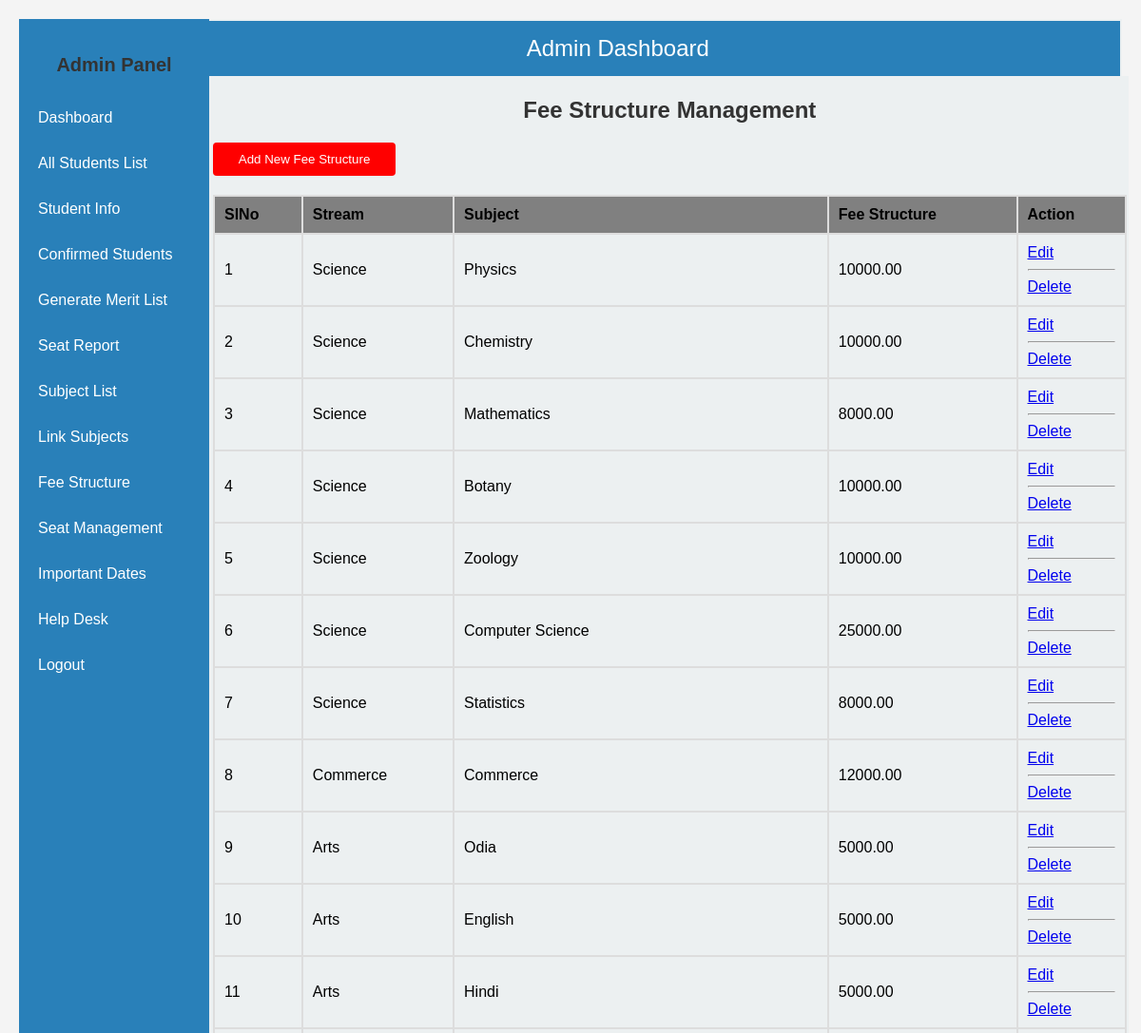
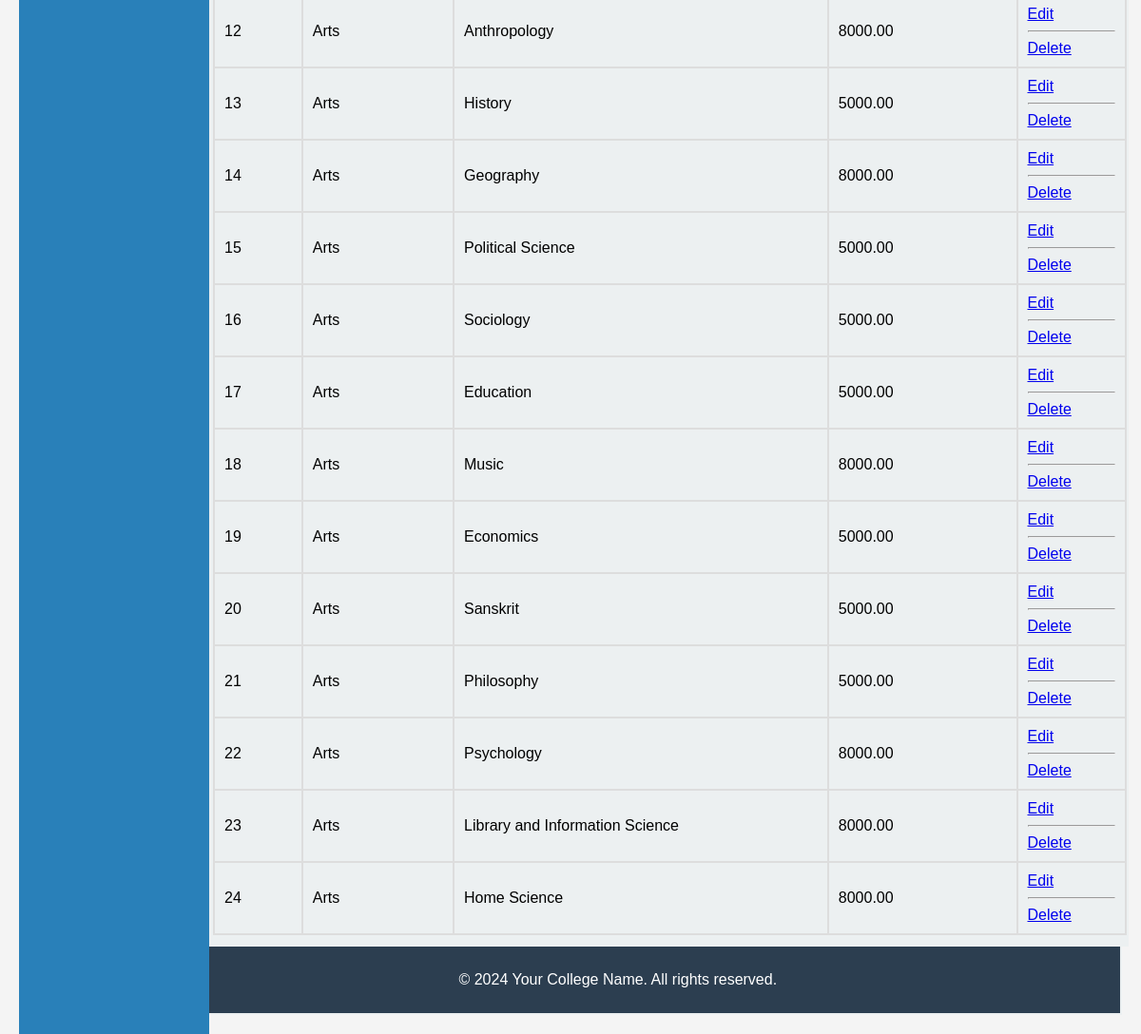
Screenshot of /admin/fee_structure.php (signed in) with the database file from the repository (2 pictures, top to bottom).
### tables this page shows
CREATE TABLE `fee_structures` (
  `id` int(11) NOT NULL,
  `stream_id` int(11) NOT NULL,
  `subject_id` int(11) NOT NULL,
  `fee_structure` decimal(10,2) NOT NULL,
  `created_at` timestamp NOT NULL DEFAULT current_timestamp(),
  `updated_at` timestamp NOT NULL DEFAULT current_timestamp() ON UPDATE current_timestamp()
);

CREATE TABLE `streams` (
  `id` int(11) NOT NULL,
  `stream_name` varchar(255) NOT NULL,
  `created_at` timestamp NOT NULL DEFAULT current_timestamp(),
  `updated_at` timestamp NOT NULL DEFAULT current_timestamp() ON UPDATE current_timestamp()
);

CREATE TABLE `subjects` (
  `id` int(11) NOT NULL,
  `subject_name` varchar(255) NOT NULL,
  `stream_id` int(11) NOT NULL,
  `created_at` timestamp NOT NULL DEFAULT current_timestamp(),
  `updated_at` timestamp NOT NULL DEFAULT current_timestamp() ON UPDATE current_timestamp()
);

### admin/fee_structure.php (the view, shortened to what this page needs)
<?php
include('header.php');
include('../db/db_connect.php');
$query = "SELECT fs.id AS fee_id, s.subject_name, st.stream_name, fs.fee_structure
          FROM fee_structures fs
          JOIN subjects s ON fs.subject_id = s.id
          JOIN streams st ON fs.stream_id = st.id";
$result = $conn->query($query);
?>
<div class="main-content">
    <h2>Fee Structure Management</h2>
	<form method="POST" action="fee_structure_add.php">
        <button type="submit">Add New Fee Structure</button>
    </form>
    <table>
        <thead>
            <tr>
                <th>SlNo</th>
                <th>Stream</th>
                <th>Subject</th>
                <th>Fee Structure</th>
                <th>Action</th>
            </tr>
        </thead>
        <tbody>
            <?php if ($result->num_rows > 0): ?>
                <?php $counter = 1; ?>
                <?php while ($row = $result->fetch_assoc()): ?>
                    <tr>
                        <td><?php echo $counter++; ?></td>
                        <td><?php echo $row['stream_name']; ?></td>
                        <td><?php echo $row['subject_name']; ?></td>
                        <td><?php echo $row['fee_structure']; ?></td>
                        <td>
                            <a href="fee_structure_edit.php?id=<?php echo $row['fee_id']; ?>">Edit</a> <hr>
                            <a href="fee_structure_delete.php?id=<?php echo $row['fee_id']; ?>" onclick="return confirm('Are you sure you want to delete this fee structure?');">Delete</a>
                        </td>
                    </tr>
                <?php endwhile; ?>
            <?php else: ?>
                <tr>
                    <td colspan="5">No fee structures found.</td>
                </tr>
            <?php endif; ?>
        </tbody>
    </table>
</div>
<?php
include('footer.php');
?>

### admin/header.php (shortened to what this page needs)
<!DOCTYPE html>
<html lang="en">
<head>
    <link rel="stylesheet" href="../css/style.css">
</head>
<body>
<div class="container">
    <div class="sidebar">
        <h2>Admin Panel</h2>
        <a href="index.php">Dashboard</a>
		<a href="all_students.php">All Students List</a>
        <a href="total_student_dashboard.php">Student Info</a>
        <a href="confirmed_student_list.php">Confirmed Students</a>
		<a href="generateMeritList.php">Generate Merit List</a>
        <a href="seat.php">Seat Report</a>
		<a href="subject_list.php">Subject List</a>
        <a href="subjectlink.php">Link Subjects</a>
        <a href="fee_structure.php">Fee Structure</a>
        <a href="seat_list.php">Seat Management</a>
        <a href="date.php">Important Dates</a>
        <a href="helpdesk.php">Help Desk</a>
        <a href="logout.php">Logout</a>
    </div>
    <div class="main-content">
        <div class="header">
            Admin Dashboard
        </div>

### admin/footer.php (shortened to what this page needs)
<div class="footer">
    <p>&copy; <?php echo date("Y"); ?> Your College Name. All rights reserved.</p>
</div>

### css/style.css (style rules this page uses)
body { margin: 0; font-family: Arial, sans-serif; }
.sidebar { width: 200px; background-color: #2980b9; color: white; display: flex; flex-direction: column; padding-top: 20px; position: fixed; height: 100%; overflow-y: auto; }
.sidebar h2 { text-align: center; font-size: 20px; margin-bottom: 20px; }
.sidebar a { text-decoration: none; color: white; padding: 15px 20px; display: block; }
.main-content { margin-left: 100px; padding: 2px; width:91% ; background-color: #ecf0f1; }
.header { background-color: #2980b9; color: white; padding: 15px; text-align: center; font-size: 24px; }
h2 { font-size: 24px; margin-bottom: 20px; }
form { margin-bottom: 20px; }
form { background-color: ; }
body { font-family: Arial, sans-serif; background-color: #f4f4f4; margin: 0; padding: 20px; }
h2 { text-align: center; color: #333; }
table { width: 100%; border-collapse:collapse ; margin-bottom: 10px; }
th, td { padding: 10px; border: 2px solid #ddd; text-align: left; }
th { background-color: gray; }
button { display: block; width: 20%; padding: 10px; background-color: red; color: white; border: none; border-radius: 4px; cursor: pointer; }

### admin/footer.php (style rules this page uses)
.footer { background-color: #2c3e50; color: white; text-align: center; padding: 10px 0; margin-top: auto; }

### rows the page displays
fee_structures: stream.stream_name "Science", subject.subject_name "Physics", fee_structure "10000.00"
fee_structures: stream.stream_name "Science", subject.subject_name "Chemistry", fee_structure "10000.00"
fee_structures: stream.stream_name "Science", subject.subject_name "Mathematics", fee_structure "8000.00"
fee_structures: stream.stream_name "Science", subject.subject_name "Botany", fee_structure "10000.00"
fee_structures: stream.stream_name "Science", subject.subject_name "Zoology", fee_structure "10000.00"
fee_structures: stream.stream_name "Science", subject.subject_name "Computer Science", fee_structure "25000.00"
fee_structures: stream.stream_name "Science", subject.subject_name "Statistics", fee_structure "8000.00"
fee_structures: stream.stream_name "Commerce", subject.subject_name "Commerce", fee_structure "12000.00"
fee_structures: stream.stream_name "Arts", subject.subject_name "Odia", fee_structure "5000.00"
fee_structures: stream.stream_name "Arts", subject.subject_name "English", fee_structure "5000.00"
fee_structures: stream.stream_name "Arts", subject.subject_name "Hindi", fee_structure "5000.00"
fee_structures: stream.stream_name "Arts", subject.subject_name "Anthropology", fee_structure "8000.00"
fee_structures: stream.stream_name "Arts", subject.subject_name "History", fee_structure "5000.00"
fee_structures: stream.stream_name "Arts", subject.subject_name "Geography", fee_structure "8000.00"
fee_structures: stream.stream_name "Arts", subject.subject_name "Political Science", fee_structure "5000.00"
fee_structures: stream.stream_name "Arts", subject.subject_name "Sociology", fee_structure "5000.00"
fee_structures: stream.stream_name "Arts", subject.subject_name "Education", fee_structure "5000.00"
fee_structures: stream.stream_name "Arts", subject.subject_name "Music", fee_structure "8000.00"
fee_structures: stream.stream_name "Arts", subject.subject_name "Economics", fee_structure "5000.00"
fee_structures: stream.stream_name "Arts", subject.subject_name "Sanskrit", fee_structure "5000.00"
fee_structures: stream.stream_name "Arts", subject.subject_name "Philosophy", fee_structure "5000.00"
fee_structures: stream.stream_name "Arts", subject.subject_name "Psychology", fee_structure "8000.00"
fee_structures: stream.stream_name "Arts", subject.subject_name "Library and Information Science", fee_structure "8000.00"
fee_structures: stream.stream_name "Arts", subject.subject_name "Home Science", fee_structure "8000.00"
